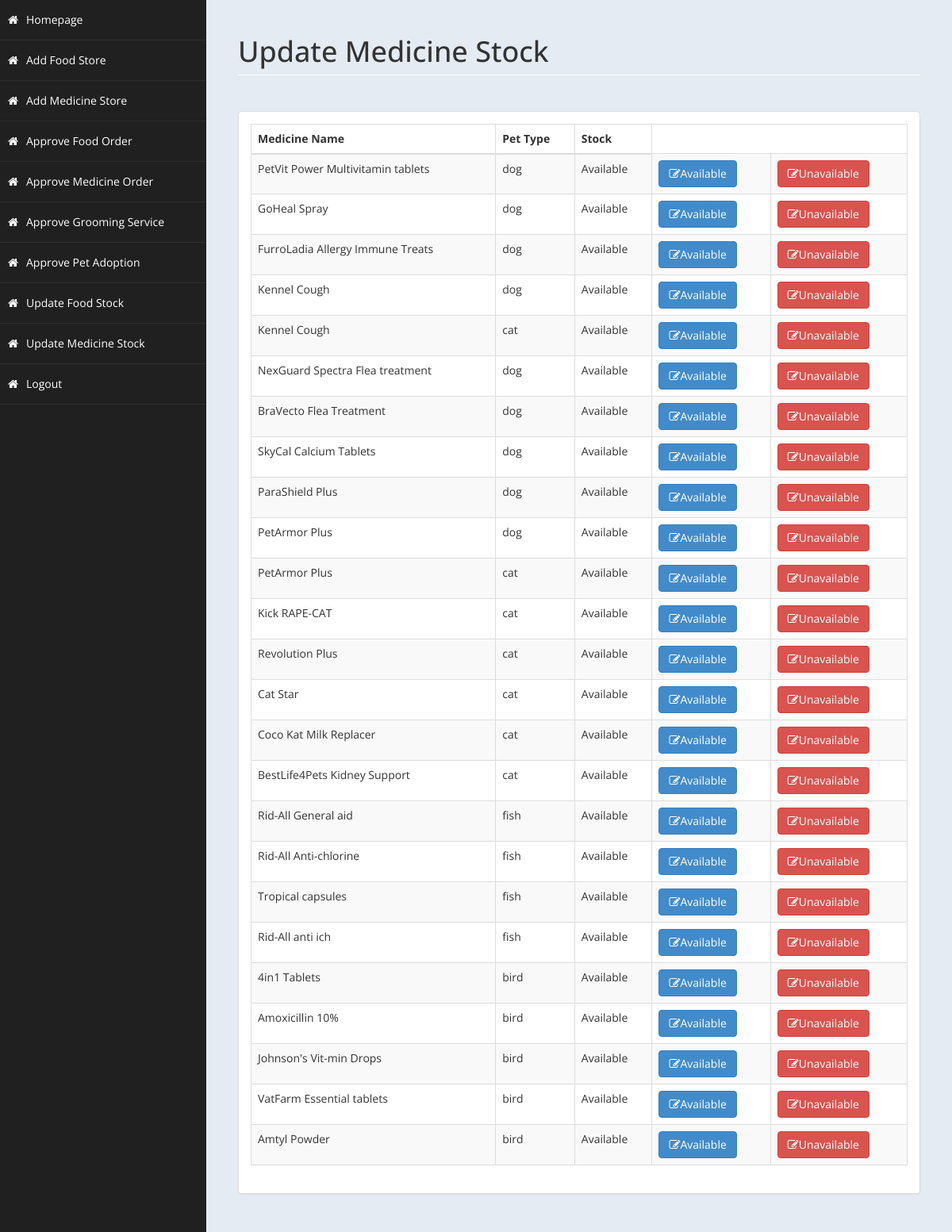
Screenshot of /adminmstock.php with the database file from the repository.
### tables this page shows
CREATE TABLE `ordermed` (
  `id` int(11) NOT NULL,
  `name` varchar(100) NOT NULL,
  `price` varchar(100) NOT NULL,
  `pet` varchar(100) NOT NULL,
  `stock` varchar(100) NOT NULL
);

### adminmstock.php (the view, shortened to what this page needs)
<!DOCTYPE html>
<html xmlns="http://www.w3.org/1999/xhtml">
<head>
    <link href="food/assets/css/bootstrap.css" rel="stylesheet" />
    <link href="food/assets/css/font-awesome.css" rel="stylesheet" />
    <link href="food/assets/css/custom-styles.css" rel="stylesheet" />
</head>
<body>
    <div id="wrapper">
        <nav class="navbar-default navbar-side" role="navigation">
            <div class="sidebar-collapse">
            <ul class="nav" id="main-menu">
                    <li>
                        <a  href="adminhome.php"><i class="fa fa-home"></i>Homepage</a>
                    </li>
                    <li>
                        <a  href="addfood.php"><i class="fa fa-home"></i>Add Food Store</a>
                    </li>
                    <li>
                        <a  href="addmed.php"><i class="fa fa-home"></i>Add Medicine Store</a>
                    </li>
                    <li>
                        <a  href="adminfood.php"><i class="fa fa-home"></i>Approve Food Order</a>
                    </li>
					<li>
                        <a  href="adminmedicine.php"><i class="fa fa-home"></i>Approve Medicine Order</a>
                    </li>
                    <li>
                        <a  href="admingroom.php"><i class="fa fa-home"></i>Approve Grooming Service</a>
                    </li>
                    <li>
                        <a  href="adminadopt.php"><i class="fa fa-home"></i>Approve Pet Adoption</a>
                    </li>
                    <li>
                        <a  href="adminfstock.php"><i class="fa fa-home"></i>Update Food Stock</a>
                    </li>
                    <li>
                        <a  href="adminmstock.php"><i class="fa fa-home"></i>Update Medicine Stock</a>
                    </li>
                    <li>
                        <a  href="logout.php"><i class="fa fa-home"></i>Logout</a>
                    </li>
					</ul>
            </div>
        </nav>
        <div id="page-wrapper" >
            <div id="page-inner">
			 <div class="row">
                    <div class="col-md-12">
                        <h1 class="page-header">
                           Update Medicine Stock<small> </small>
                        </h1>
                    </div>
                </div>
            <div class="row">
                <div class="col-md-12">
                    <div class="panel panel-default">
                        <div class="panel-body">
                            <div class="table-responsive">
                                <table class="table table-striped table-bordered table-hover" id="dataTables-example">
                                    <thead>
                                    <tr>
                                            <th>Medicine Name</th>
                                            <th>Pet Type</th>
                                            <th>Stock</th>
                                        </tr>
                                    </thead>
                                    <tbody>
									<?php
										include ('db.php');
										$sql="select * from ordermed";
										$re = mysqli_query($con,$sql);
										while($row = mysqli_fetch_array($re))
										{
                                            echo"<tr class='gradeC'>
                                            <td>".$row['name']."</td>
                                            <td>".$row['pet']."</td>
                                            <td>".$row['stock']."</td>
                                            <td> <a href=adminmstock.php?available=".$row['id']."<button class='btn btn-primary'> <i class='fa fa-edit' ></i>Available</button> </td>
                                            <td> <a href=adminmstock.php?unavailable=".$row['id']."<button class='btn btn-danger'> <i class='fa fa-edit' ></i>Unavailable</button> </td>
                                            </tr>";
                                        }
									?>
                                    </tbody>
                                </table>
                            </div>
                        </div>
                    </div>
                </div>
            </div>
        </div>
    </div>
</body>
</html>

### food/assets/css/custom-styles.css (style rules this page uses)
body { font-family: 'Open Sans', sans-serif; }
#wrapper { width: 100%; background:#202020; }
#page-wrapper { padding: 15px 15px; min-height: 600px; background:#E5EBF2; }
#page-inner { width:100%; margin:10px 20px 10px 0px; background-color:transparent; padding:10px; min-height:1200px; }
h1, .h1, h2, .h2, h3, .h3 { margin-top: 7px; margin-bottom: -5px; }
.page-header { padding-bottom: 9px; margin: 10px 0 45px; border-bottom: 1px solid #ffffff; }
.sidebar-collapse , .sidebar-collapse .nav { background:none; }
.sidebar-collapse .nav { padding:0; }
.sidebar-collapse .nav > li > a { color:#fff; background:transparent; text-shadow:none; }
.sidebar-collapse > .nav > li > a { padding:15px 10px; }
.sidebar-collapse > .nav > li { border-bottom: 1px solid rgba(107, 108, 109, 0.19); }
.navbar-side { border:none; background-color: transparent; }
.navbar-default { border:0px solid black; }
.nav > li > a > i { margin-right:10px; }
@media (min-width:768px) { #page-wrapper { margin: 0 0 0 260px; padding: 15px 30px; min-height: 1200px; } }
@media (min-width:768px) { .navbar-side { z-index: 1; position: absolute; width: 260px; } }

### rows the page displays
ordermed: name "PetVit Power Multivitamin tablets", pet "dog", stock "Available"
ordermed: name "GoHeal Spray", pet "dog", stock "Available"
ordermed: name "FurroLadia Allergy Immune Treats", pet "dog", stock "Available"
ordermed: name "Kennel Cough", pet "dog", stock "Available"
ordermed: name "Kennel Cough", pet "cat", stock "Available"
ordermed: name "NexGuard Spectra Flea treatment", pet "dog", stock "Available"
ordermed: name "BraVecto Flea Treatment", pet "dog", stock "Available"
ordermed: name "SkyCal Calcium Tablets", pet "dog", stock "Available"
ordermed: name "ParaShield Plus", pet "dog", stock "Available"
ordermed: name "PetArmor Plus", pet "dog", stock "Available"
ordermed: name "PetArmor Plus", pet "cat", stock "Available"
ordermed: name "Kick RAPE-CAT", pet "cat", stock "Available"
ordermed: name "Revolution Plus", pet "cat", stock "Available"
ordermed: name "Cat Star", pet "cat", stock "Available"
ordermed: name "Coco Kat Milk Replacer", pet "cat", stock "Available"
ordermed: name "BestLife4Pets Kidney Support", pet "cat", stock "Available"
ordermed: name "Rid-All General aid", pet "fish", stock "Available"
ordermed: name "Rid-All Anti-chlorine", pet "fish", stock "Available"
ordermed: name "Tropical capsules", pet "fish", stock "Available"
ordermed: name "Rid-All anti ich", pet "fish", stock "Available"
ordermed: name "4in1 Tablets", pet "bird", stock "Available"
ordermed: name "Amoxicillin 10%", pet "bird", stock "Available"
ordermed: name "Johnson's Vit-min Drops", pet "bird", stock "Available"
ordermed: name "VatFarm Essential tablets", pet "bird", stock "Available"
ordermed: name "Amtyl Powder", pet "bird", stock "Available"
